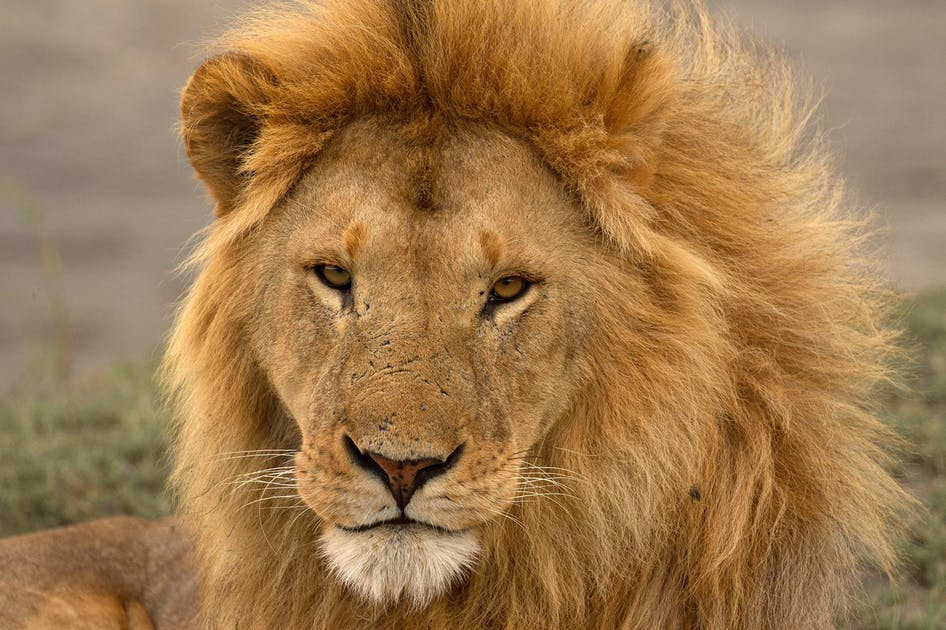
#> input picture Beginner Level - Task 4/lion.jpeg, 946 x 630 px
$ jupyter execute 'Beginner Level - Task 4 - Image to Pencil Sketch with Python.ipynb'
#> lines starting #> are read from the running program, lines starting #| are printed output that depends on the picture
# Image to Pencil Sketch with Python

[cell 1]
import cv2

# Reading the Image

[cell 2]
image = cv2.imread("lion.jpeg")
#> image is the input picture: shape (630, 946, 3); mean B, G, R 78.2, 121.8, 159

[cell 3]
cv2.imshow("Lion", image)
cv2.waitKey(0)

# Convert Original image to Grayscale image

[cell 4]
gray_image = cv2.cvtColor(image, cv2.COLOR_BGR2GRAY)
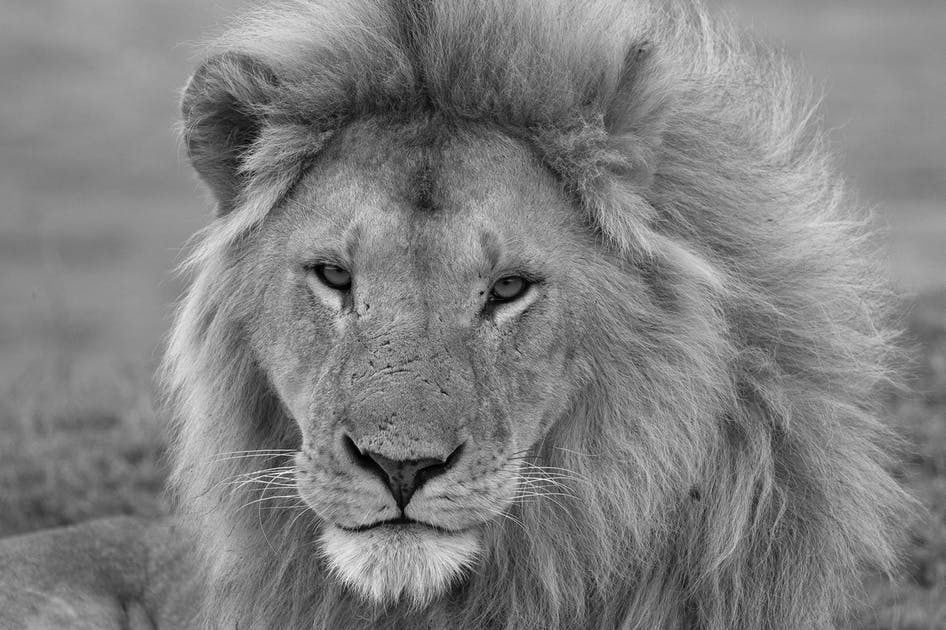
#> gray_image: shape (630, 946); min 0, max 250, mean 128
cv2.imshow("Gray Scale Lion Image", gray_image)
cv2.waitKey(0)

# Convert to Inverted Gray Scale Image

[cell 5]
inverted_image = 255 - gray_image
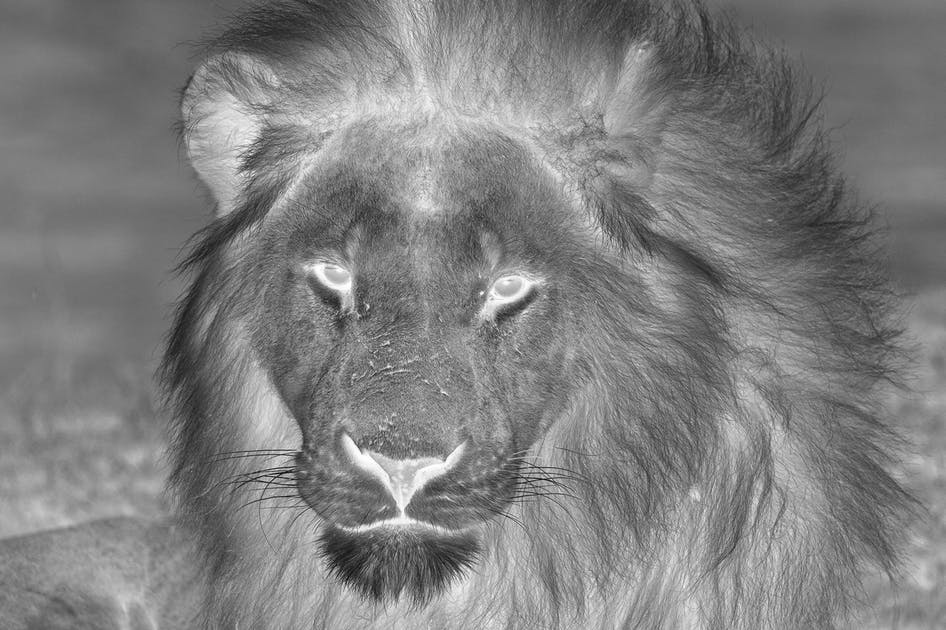
#> inverted_image: shape (630, 946); min 5, max 255, mean 127
cv2.imshow("Inverted Lion Image", inverted_image)
cv2.waitKey()

# Process to Blur the Image by using the Gaussian Function in OpenCV

[cell 6]
blurred = cv2.GaussianBlur(inverted_image, (21, 21), 0)

# Then the final step is to invert the blurred image, then we can easily convert the image into a pencil sketch:

[cell 7]
inverted_blurred = 255 - blurred
pencil_sketch = cv2.divide(gray_image, inverted_blurred, scale=256.0)
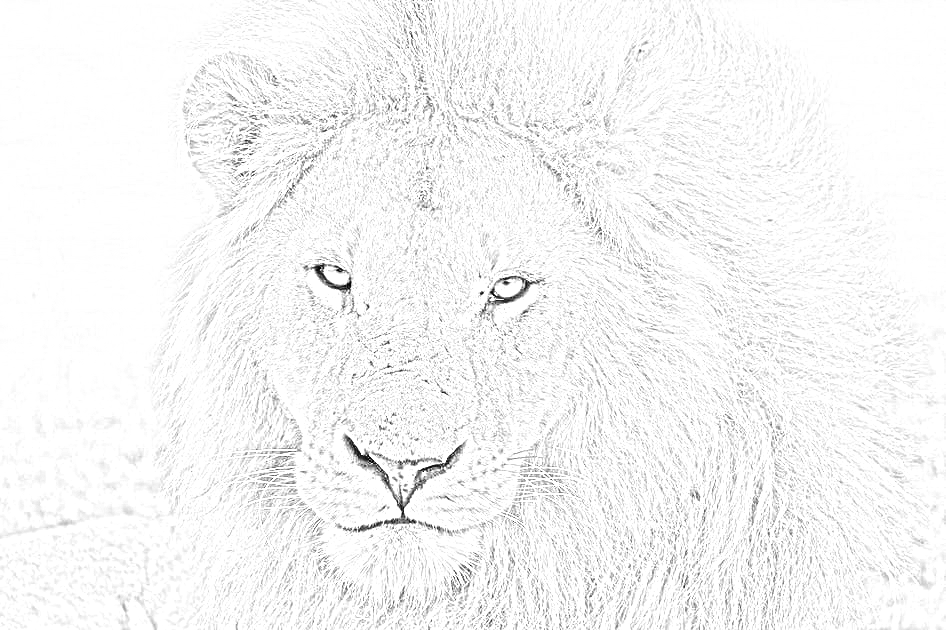
#> pencil_sketch: shape (630, 946); min 0, max 255, mean 245.3
cv2.imshow("Pencil Sketch", pencil_sketch)
cv2.waitKey(0)
